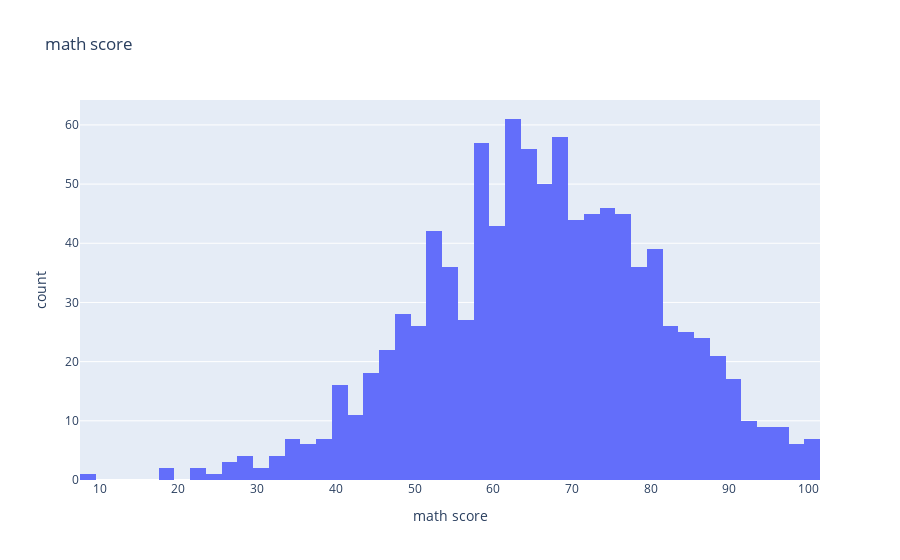
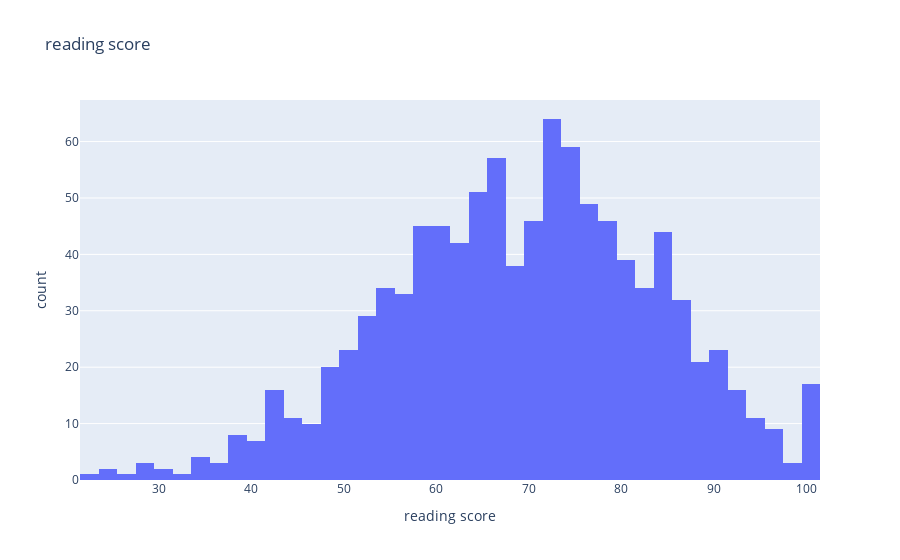

Notebook cell for these charts, in order:
### Code cell
for col in num_cols:
    px.histogram(df,x=col,title=col).show()

### Figure 1 — Plotly figure (JSON) as saved in the notebook; plotly's stock layout.template omitted (floating-point values rounded to 4 significant figures; data arrays with more than 128 entries replaced by an {"elided": "..."} marker saying what was removed)
{"data": [{"bingroup": "x", "hovertemplate": "math score=%{x}<br>count=%{y}<extra></extra>", "legendgroup": "", "marker": {"color": "#636efa", "pattern": {"shape": ""}}, "name": "", "orientation": "v", "showlegend": false, "type": "histogram", "x": {"elided": "999 int values"}, "xaxis": "x", "yaxis": "y"}], "layout": {"barmode": "relative", "legend": {"tracegroupgap": 0}, "title": {"text": "math score"}, "xaxis": {"anchor": "y", "domain": [0, 1], "title": {"text": "math score"}}, "yaxis": {"anchor": "x", "domain": [0, 1], "title": {"text": "count"}}}}

### Figure 2 — Plotly figure (JSON) as saved in the notebook; plotly's stock layout.template omitted (floating-point values rounded to 4 significant figures; data arrays with more than 128 entries replaced by an {"elided": "..."} marker saying what was removed)
{"data": [{"bingroup": "x", "hovertemplate": "reading score=%{x}<br>count=%{y}<extra></extra>", "legendgroup": "", "marker": {"color": "#636efa", "pattern": {"shape": ""}}, "name": "", "orientation": "v", "showlegend": false, "type": "histogram", "x": {"elided": "999 int values"}, "xaxis": "x", "yaxis": "y"}], "layout": {"barmode": "relative", "legend": {"tracegroupgap": 0}, "title": {"text": "reading score"}, "xaxis": {"anchor": "y", "domain": [0, 1], "title": {"text": "reading score"}}, "yaxis": {"anchor": "x", "domain": [0, 1], "title": {"text": "count"}}}}
